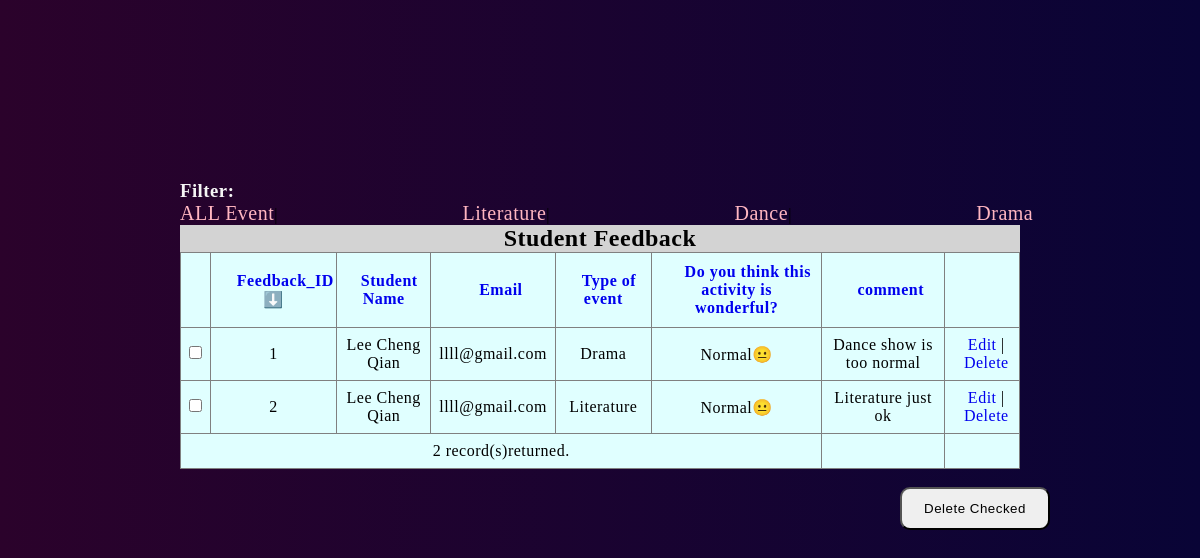
The app's page /list-feedback.php with its own data.
### tables this page shows
CREATE TABLE `feedback` (
  `FeedbackID` int(50) NOT NULL,
  `StudentName` varchar(30) NOT NULL,
  `Email` varchar(30) NOT NULL,
  `TypeOfevent` char(2) NOT NULL,
  `Feeling` char(2) NOT NULL,
  `Feedback` text NOT NULL
);

### config/helperFD.php (called while the page is built, shortened)
<?php
function getAllFeeling(){
    return array("B"=>"not good😭","N"=>"Normal😐","G"=>"Good😄️");
}
function getAllEvent(){
    return array(
        "LT"=>"Literature",
        "DC"=>"Dance",
        "DR"=>"Drama"
        );
}

### list-feedback.php (the view, shortened to what this page needs)
<!DOCTYPE html>
<html>
    <head>
        <link href="mgsdfeed.css" rel="stylesheet" type="text/css"/>
    </head>
    <body>
        <?php
        require_once './config/helperFD.php';
        $header = array(
            'FeedbackID' => 'Feedback_ID',
            'StudentName' => 'Student Name',
            'Email' => 'Email',
            'TypeOfevent' => 'Type of event',
            'Feeling' => 'Do you think this activity is wonderful?	',
            'Feedback' => 'comment'
        );
        global $sort, $order;
        if (isset($_GET['sort']) && isset($_GET['order'])) {
            $sort = (array_key_exists($_GET['sort'], $header) ? $_GET['sort'] : 'FeedbackID');
            $order = ($_GET['order'] == 'DESC') ? 'DESC' : 'ASC';
        } else {
            $sort = "FeedbackID";
            $order = "ASC";
        }
        if (isset($_GET['event'])) {
            $event = (array_key_exists($_GET["event"], getAllEvent()) ? $_GET["event"] : "%");
        } else {
            $event = "%";
        }
        ?>
        <form method="POST">
            <h3>Filter:</h3>
            <?php
            printf("<a href='?sort=%s&order=%s' class='filter'>ALL Event</a>", $sort, $order);
            $allEvent = getAllEvent();
            foreach ($allEvent as $key => $value) {
                printf("| <a href='?sort=%s&order=%s&event=%s'class='filter' >%s</a>",
                        $sort, $order, $key, $value);
            }
            ?>
            <table border="1">
                <h2>Student Feedback</h2>
                <tr>
                    <th>&nbsp;</th>
                    <?php
                    foreach ($header as $key => $value) {
                        if ($key == $sort) {
                            printf('<th>
                                <a href="?sort=%s&order=%s&%s">%s</a>
                                %s
                                    </th>'
                                    , $key
                                    , $order == 'ASC' ? 'DESC' : 'ASC'
                                    , $event
                                    , $value
                                    , $order == 'ASC' ? '⬇️' : '⬆️');
                        } else {
                            printf('<th>
                               <a href="?sort=%s&order=ASC&%s">%s</a>
                               </th>'
                                    , $key
                                    , $event
                                    , $value);
                        }
                    }
                    ?>
                    <th>&nbsp;</th>
                </tr>
                <?php
                $con = new mysqli(DB_HOST, DB_USER, DB_PASS, DB_NAME);
                $sql = "SELECT * FROM feedback WHERE TypeOfevent LIKE '$event' ORDER BY $sort $order";
                if ($result = $con->query($sql)) {
                    while ($record = $result->fetch_object()) {
                        printf("<tr>
                                <td><input type='checkbox' name='checked[]' value='%s'/></td>
                                <td>%s</td>
                                <td>%s</td>
                                <td>%s</td>
                                <td>%s</td>
                                <td>%s</td>
                                <td>%s</td>
                                <td><a href='edit-feedback.php?id=%s'class='function' >Edit</a> |
                                <a href='delete-feedback.php?id=%s' class='function'>Delete</a></td>
                                </tr>", $record->FeedbackID
                                , $record->FeedbackID
                                , $record->StudentName
                                , $record->Email
                                , getAllEvent()[$record->TypeOfevent]
                                , getAllFeeling()[$record->Feeling]
                                , $record->Feedback
                                , $record->FeedbackID
                                , $record->FeedbackID);
                    }
                    printf("<tr><td colspan='6'>" . "%d record(s)returned." . "<td></tr>", $result->num_rows);
                }
                ?>
            </table>
            <br/>
            <input type="submit" value="Delete Checked" name="btnDelete" id="deleteCheck" onclick="return confirm('This will delete all feedback record selected. \nAre you sure?')" />
        </form>
    </body>
</html>

### mgsdfeed.css (style rules this page uses)
* { margin: 0; padding: 0; letter-spacing: 0.5px; box-sizing: border-box; }
body { height: 1000px; margin-top:15%; align-items: center; background:linear-gradient(to right,#2b022b,#090436); }
h2 { text-align:center; background-color: lightgray; width: 70%; margin-left:15%; }
table { margin:0 auto; width:70%; background-color:lightcyan; border-collapse: collapse; background-color:lightcyan; border-collapse: collapse; }
th,td { padding:10px; }
tr td { margin:auto; text-align: center; padding:8px; transition: 2s; }
#deleteCheck { padding: 12px; width: 150px; border-radius: 10px; margin-left: 75%; }
.function { text-decoration: none; }
.filter { color: lightpink; text-decoration: none; font-size: 20px; }
h3 { color: whitesmoke; }
th a { text-decoration: none; }
h3 { margin-left: 15%; }
a { margin-left: 15%; }

### records on screen
feedback: FeedbackID "1", StudentName "Lee Cheng Qian", Email "llll@gmail.com", TypeOfevent "Drama", Feeling "Normal😐", Feedback "Dance show is too normal"
feedback: FeedbackID "2", StudentName "Lee Cheng Qian", Email "llll@gmail.com", TypeOfevent "Literature", Feeling "Normal😐", Feedback "Literature just ok"

### other values on screen
$value "Literature"
$value "Dance"
$value "Drama"
$value "Feedback_ID"
$value "Student Name"
$value "Email"
$value "Type of event"
$value "Do you think this activity is wonderful?"
$value "comment"
